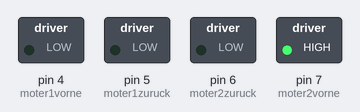
Bench run of a sketch on a simulated Arduino Uno, built with avr-gcc and run on an emulated ATmega328P. On the bench: switched loads named in the sketch (green lamp = pin HIGH).

Above: at 0.3 s.
At 8.9 s:
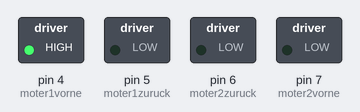
At 16.7 s:
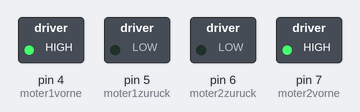
Timing chart, 0 to 17.9 s (numbered marks = the images above):
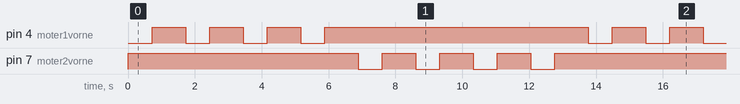

The sketch:

robotcar.ino
```cpp
/*  Arduino DC Motor Control - PWM | H-Bridge | L298N
         Example 02 - Arduino Robot Car Control
    by Dejan Nedelkovski, www.HowToMechatronics.com
*/

#define moter1vorne 4
#define moter1zuruck 5

#define moter2vorne 7
#define moter2zuruck 6


void setup() {
  pinMode(moter1vorne, OUTPUT);
  pinMode(moter1zuruck, OUTPUT);

  pinMode(moter2vorne, OUTPUT);
  pinMode(moter2zuruck, OUTPUT);


}

void loop() {
    for (int i = 0; i < 4; i++) {
      digitalWrite(moter1vorne, LOW);
      digitalWrite(moter1zuruck, LOW);
      digitalWrite(moter2vorne, HIGH);
      digitalWrite(moter2zuruck, LOW);
      delay(720);
      // turn 90 degrees left
      digitalWrite(moter1vorne, HIGH);
      digitalWrite(moter1zuruck, LOW);
      // Set Motor B forward
      digitalWrite(moter2vorne, HIGH);
      digitalWrite(moter2zuruck, LOW);
      delay(1000);
      //wait a second
    }
     for (int i = 0; i < 4; i++) {
      digitalWrite(moter1vorne, HIGH);
      digitalWrite(moter1zuruck, LOW);
      digitalWrite(moter2vorne, LOW);
      digitalWrite(moter2zuruck, LOW);
      delay(720);
      // turn 90 degrees left
      // Set Motor A vorward
      digitalWrite(moter1vorne, HIGH);
      digitalWrite(moter1zuruck, LOW);
      // Set Motor B forward
      digitalWrite(moter2vorne, HIGH);
      digitalWrite(moter2zuruck, LOW);
      delay(1000);
      //wait a second
     }
}
```

Measured:
- by itself, pin 4 (moter1vorne): repeats every 13.8 s: 2 × (LOW 0.72 s, HIGH 1.0 s), LOW 0.72 s, HIGH 7.9 s, LOW 0.72 s, HIGH 1.0 s
- by itself, pin 7 (moter2vorne): repeats every 13.8 s: 3 × (LOW 0.72 s, HIGH 1.0 s), LOW 0.72 s, HIGH 7.9 s
- by itself, everything shown: repeats every 13.8 s, in 16 steps
